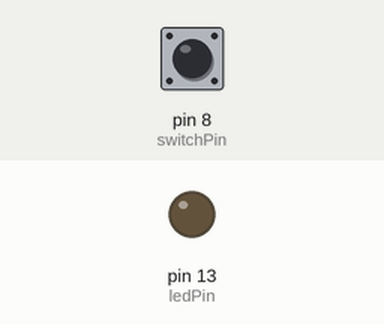
The sketch below on a simulated Arduino Uno, built with avr-gcc and run on an emulated ATmega328P. Shown: output pins drawn as LEDs (lit = HIGH). Inputs (shaded band) come from the test bench; at power-on: pin 8 (switchPin) LOW.

Above: at 1.2 s.
1.3 s: pin 8 (switchPin) pulsed HIGH 5 times (0.12 s each, 0.3 s apart)
At 3.9 s:
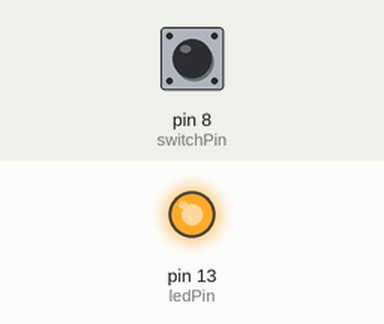
Timing chart, 0 to 5.4 s (numbered marks = the images above; inputs shaded):
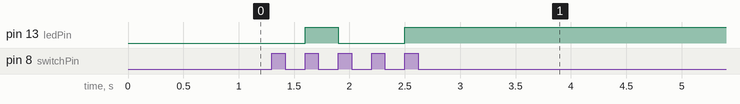

Measured:
- after the input at 1.3 s, pin 13 (ledPin): LOW → HIGH after 0.30 s, → LOW 0.30 s later, → HIGH 0.60 s later

The sketch:

switching_the_light.ino
```cpp
//switching the light
int switchPin=8;
int ledPin=13;
boolean lastButton= LOW;
boolean ledOn= false;

void setup() {
  // put your setup code here, to run once:
pinMode(switchPin,INPUT);
pinMode(ledPin,OUTPUT);
}

void loop() {
  //digitalread means either 5 or 0
  if (digitalRead(switchPin) == HIGH && lastButton== LOW){ //we are checking if pin is high RIGHT NOW and it was not high before
    //switchPin high=5V
   ledOn= !ledOn;
   lastButton = HIGH;

  }
  else
  {
    lastButton = digitalRead(switchPin);

      }
  digitalWrite(ledPin, ledOn); //digitalWrite -> writes a value HIGH/LOW
  //ledPin-> configured as an output, its voltage will be set to ledOn value(either 5 or 0)
}
 
```
